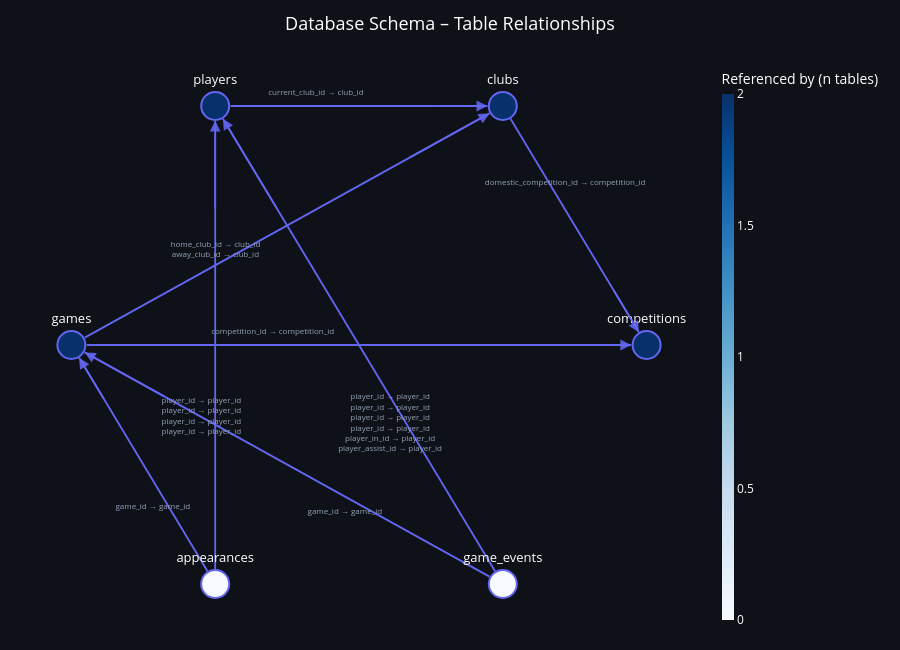

The notebook cell saved with this chart:
### Code cell
database_diagram = schema_diagram(run_query_fn=run_query, layout='circular', edge_labels='always',title='Football datasae schema')
database_diagram

### Figure 1 — Plotly figure (JSON) as saved in the notebook; plotly's stock layout.template omitted (floating-point values rounded to 4 significant figures)
{"data": [{"hoverinfo": "none", "line": {"color": "#6366F1", "width": 1.8}, "mode": "lines", "type": "scatter", "x": [0.5268, 0.9732, null, -0.4464, 0.4464, null, -0.9464, 0.9464, null, -0.9535, 0.4535, null, -0.5268, -0.9732, null, -0.5, -0.5, null, 0.4732, -0.4732, null, 0.4535, -0.9535, null], "y": [0.8196, 0.04646, null, 0.866, 0.866, null, -6.057e-08, 2.216e-08, null, 0.02682, 0.8392, null, -0.8196, -0.04646, null, -0.8124, 0.8124, null, -0.8196, 0.8196, null, -0.8392, -0.02682, null]}, {"hoverlabel": {"bgcolor": "#1e1e2e", "font": {"size": 11}}, "hovertemplate": ["<b>clubs</b> → <b>competitions</b><br><span style='color:#94A3B8'>domestic_competition_id → competition_id</span><extra></extra>", "<b>players</b> → <b>clubs</b><br><span style='color:#94A3B8'>current_club_id → club_id</span><extra></extra>", "<b>games</b> → <b>competitions</b><br><span style='color:#94A3B8'>competition_id → competition_id</span><extra></extra>", "<b>games</b> → <b>clubs</b><br><span style='color:#94A3B8'>home_club_id → club_id<br>away_club_id → club_id</span><extra></extra>", "<b>appearances</b> → <b>games</b><br><span style='color:#94A3B8'>game_id → game_id</span><extra></extra>", "<b>appearances</b> → <b>players</b><br><span style='color:#94A3B8'>player_id → player_id<br>player_id → player_id<br>player_id → player_id<br>player_id → player_id</span><extra></extra>", "<b>game_events</b> → <b>players</b><br><span style='color:#94A3B8'>player_id → player_id<br>player_id → player_id<br>player_id → player_id<br>player_id → player_id<br>player_in_id → player_id<br>player_assist_id → player_id</span><extra></extra>", "<b>game_events</b> → <b>games</b><br><span style='color:#94A3B8'>game_id → game_id</span><extra></extra>"], "mode": "text", "text": ["domestic_competition_id → competition_id", "current_club_id → club_id", "competition_id → competition_id", "home_club_id → club_id<br>away_club_id → club_id", "game_id → game_id", "player_id → player_id<br>player_id → player_id<br>player_id → player_id<br>player_id → player_id", "player_id → player_id<br>player_id → player_id<br>player_id → player_id<br>player_id → player_id<br>player_in_id → player_id<br>player_assist_id → player_id", "game_id → game_id"], "textfont": {"color": "#94A3B8", "size": 8}, "type": "scatter", "x": [0.7168, -0.15, -0.3, -0.4991, -0.7168, -0.5483, 0.1082, -0.04914], "y": [0.5871, 0.9143, 0.04828, 0.3449, -0.5871, -0.2598, -0.2839, -0.6047]}, {"hoverlabel": {"bgcolor": "#1e1e2e", "font": {"size": 12}}, "hovertemplate": ["<b>competitions</b><br>Referenced by 2 table(s)<br>References 0 table(s)<extra></extra>", "<b>clubs</b><br>Referenced by 2 table(s)<br>References 1 table(s)<extra></extra>", "<b>players</b><br>Referenced by 2 table(s)<br>References 1 table(s)<extra></extra>", "<b>games</b><br>Referenced by 2 table(s)<br>References 2 table(s)<extra></extra>", "<b>appearances</b><br>Referenced by 0 table(s)<br>References 2 table(s)<extra></extra>", "<b>game_events</b><br>Referenced by 0 table(s)<br>References 2 table(s)<extra></extra>"], "marker": {"color": [2, 2, 2, 2, 0, 0], "colorbar": {"bgcolor": "rgba(0,0,0,0)", "outlinewidth": 0, "thickness": 12, "tickfont": {"color": "white"}, "title": {"font": {"color": "white"}, "text": "Referenced by (n tables)"}}, "colorscale": [[0, "rgb(247,251,255)"], [0.125, "rgb(222,235,247)"], [0.25, "rgb(198,219,239)"], [0.375, "rgb(158,202,225)"], [0.5, "rgb(107,174,214)"], [0.625, "rgb(66,146,198)"], [0.75, "rgb(33,113,181)"], [0.875, "rgb(8,81,156)"], [1, "rgb(8,48,107)"]], "line": {"color": "#6366F1", "width": 2}, "showscale": true, "size": 28}, "mode": "markers+text", "text": ["competitions", "clubs", "players", "games", "appearances", "game_events"], "textfont": {"color": "white", "size": 13}, "textposition": "top center", "type": "scatter", "x": [1, 0.5, -0.5, -1.0, -0.5, 0.5], "y": [2.45e-08, 0.866, 0.866, -6.292e-08, -0.866, -0.866]}], "layout": {"annotations": [{"arrowcolor": "#6366F1", "arrowhead": 2, "arrowsize": 1.2, "arrowwidth": 1.8, "ax": 0.8839, "axref": "x", "ay": 0.2011, "ayref": "y", "opacity": 0.9, "showarrow": true, "text": "", "x": 0.9732, "xref": "x", "y": 0.04646, "yref": "y"}, {"arrowcolor": "#6366F1", "arrowhead": 2, "arrowsize": 1.2, "arrowwidth": 1.8, "ax": 0.2678, "axref": "x", "ay": 0.866, "ayref": "y", "opacity": 0.9, "showarrow": true, "text": "", "x": 0.4464, "xref": "x", "y": 0.866, "yref": "y"}, {"arrowcolor": "#6366F1", "arrowhead": 2, "arrowsize": 1.2, "arrowwidth": 1.8, "ax": 0.5678, "axref": "x", "ay": 5.613e-09, "ayref": "y", "opacity": 0.9, "showarrow": true, "text": "", "x": 0.9464, "xref": "x", "y": 2.216e-08, "yref": "y"}, {"arrowcolor": "#6366F1", "arrowhead": 2, "arrowsize": 1.2, "arrowwidth": 1.8, "ax": 0.1721, "axref": "x", "ay": 0.6767, "ayref": "y", "opacity": 0.9, "showarrow": true, "text": "", "x": 0.4535, "xref": "x", "y": 0.8392, "yref": "y"}, {"arrowcolor": "#6366F1", "arrowhead": 2, "arrowsize": 1.2, "arrowwidth": 1.8, "ax": -0.8839, "axref": "x", "ay": -0.2011, "ayref": "y", "opacity": 0.9, "showarrow": true, "text": "", "x": -0.9732, "xref": "x", "y": -0.04646, "yref": "y"}, {"arrowcolor": "#6366F1", "arrowhead": 2, "arrowsize": 1.2, "arrowwidth": 1.8, "ax": -0.5, "axref": "x", "ay": 0.4874, "ayref": "y", "opacity": 0.9, "showarrow": true, "text": "", "x": -0.5, "xref": "x", "y": 0.8124, "yref": "y"}, {"arrowcolor": "#6366F1", "arrowhead": 2, "arrowsize": 1.2, "arrowwidth": 1.8, "ax": -0.2839, "axref": "x", "ay": 0.4917, "ayref": "y", "opacity": 0.9, "showarrow": true, "text": "", "x": -0.4732, "xref": "x", "y": 0.8196, "yref": "y"}, {"arrowcolor": "#6366F1", "arrowhead": 2, "arrowsize": 1.2, "arrowwidth": 1.8, "ax": -0.6721, "axref": "x", "ay": -0.1893, "ayref": "y", "opacity": 0.9, "showarrow": true, "text": "", "x": -0.9535, "xref": "x", "y": -0.02682, "yref": "y"}], "height": 650, "hovermode": "closest", "margin": {"b": 20, "l": 20, "r": 20, "t": 60}, "paper_bgcolor": "#0e1117", "plot_bgcolor": "#0e1117", "showlegend": false, "title": {"font": {"color": "white", "size": 18}, "text": "Database Schema – Table Relationships", "x": 0.5}, "xaxis": {"showgrid": false, "showticklabels": false, "zeroline": false}, "yaxis": {"showgrid": false, "showticklabels": false, "zeroline": false}}}
